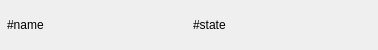
<?xml version="1.0" encoding="UTF-8"?>
<ui version="4.0">
 <class>VMStateItemWidget</class>
 <widget class="QWidget" name="VMStateItemWidget">
  <property name="geometry">
   <rect>
    <x>0</x>
    <y>0</y>
    <width>378</width>
    <height>50</height>
   </rect>
  </property>
  <property name="windowTitle">
   <string>Form</string>
  </property>
  <layout class="QVBoxLayout" name="verticalLayout">
   <property name="spacing">
    <number>0</number>
   </property>
   <property name="leftMargin">
    <number>0</number>
   </property>
   <property name="topMargin">
    <number>0</number>
   </property>
   <property name="rightMargin">
    <number>0</number>
   </property>
   <property name="bottomMargin">
    <number>0</number>
   </property>
   <item>
    <widget class="QFrame" name="frame">
     <property name="frameShape">
      <enum>QFrame::NoFrame</enum>
     </property>
     <property name="frameShadow">
      <enum>QFrame::Raised</enum>
     </property>
     <layout class="QHBoxLayout" name="horizontalLayout">
      <property name="spacing">
       <number>7</number>
      </property>
      <property name="leftMargin">
       <number>7</number>
      </property>
      <property name="topMargin">
       <number>7</number>
      </property>
      <property name="rightMargin">
       <number>7</number>
      </property>
      <property name="bottomMargin">
       <number>7</number>
      </property>
      <item>
       <widget class="QLabel" name="label_name">
        <property name="text">
         <string>#name</string>
        </property>
       </widget>
      </item>
      <item>
       <widget class="QLabel" name="label_state">
        <property name="text">
         <string>#state</string>
        </property>
       </widget>
      </item>
     </layout>
    </widget>
   </item>
  </layout>
 </widget>
 <resources/>
 <connections/>
</ui>
